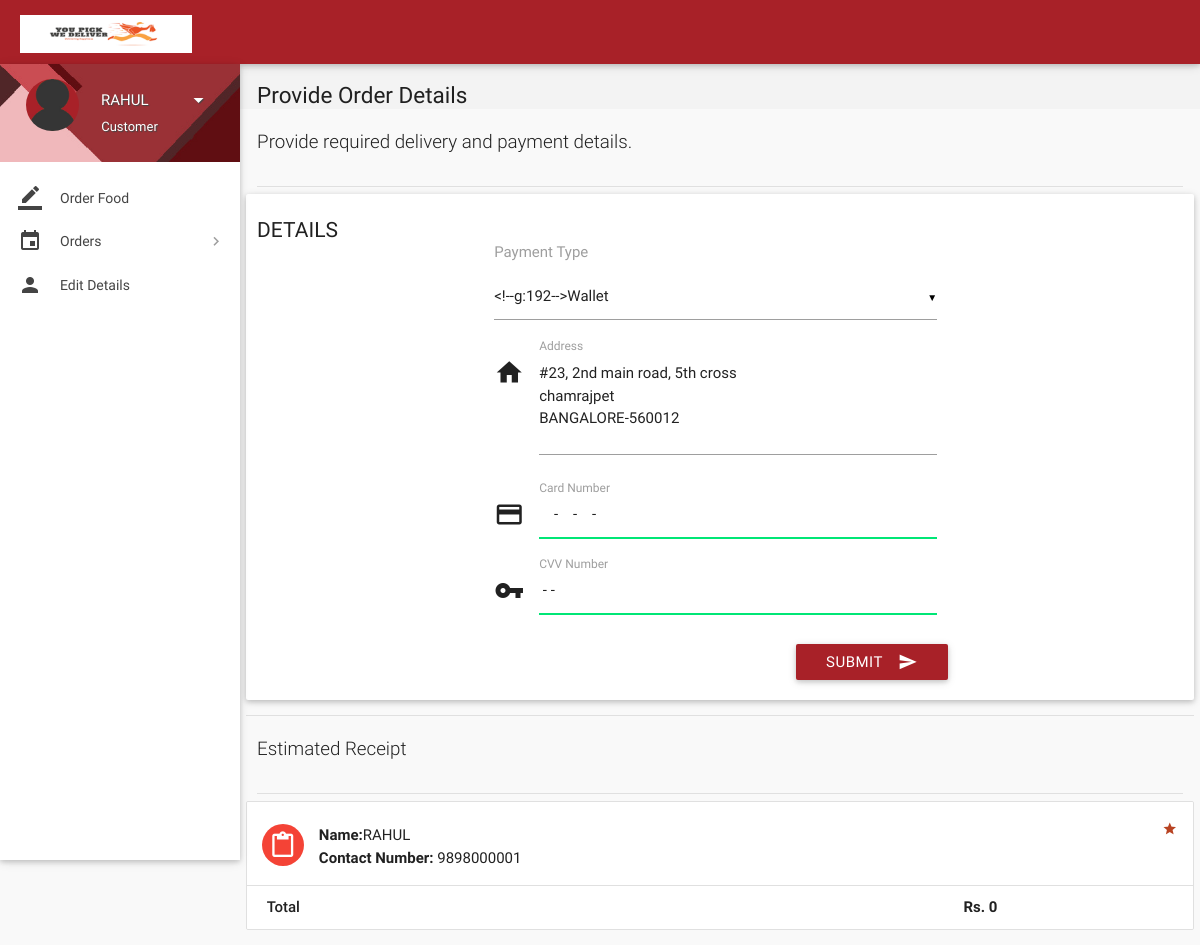
Page /place-order.php (signed in) on the committed database.
### tables this page shows
CREATE TABLE `users` (
  `id` int(11) NOT NULL,
  `role` varchar(15) NOT NULL DEFAULT 'Customer',
  `name` varchar(15) NOT NULL,
  `username` varchar(10) NOT NULL,
  `password` varchar(16) NOT NULL,
  `email` varchar(35) DEFAULT NULL,
  `address` varchar(300) DEFAULT NULL,
  `contact` bigint(11) NOT NULL,
  `verified` tinyint(1) NOT NULL DEFAULT 0,
  `deleted` tinyint(4) NOT NULL DEFAULT 0
);

### includes/wallet.php (called while the page is built, shortened)
<?php
$user_id=$_SESSION['user_id'];
?>

### includes/connect.php (called while the page is built, shortened)
<?php
$role = $_SESSION['role'];
?>

### place-order.php (the view, shortened to what this page needs)
<?php
include 'includes/connect.php';
include 'includes/wallet.php';
$total = 0;
	if($_SESSION['customer_sid']==session_id())
	{
$result = mysqli_query($con, "SELECT * FROM users where id = $user_id");
while($row = mysqli_fetch_array($result)){
$name = $row['name'];
$address = $row['address'];
$contact = $row['contact'];
}
		?>
<!DOCTYPE html>
<html lang="en">
<head>
  <link href="css/materialize.min.css" type="text/css" rel="stylesheet" media="screen,projection">
  <link href="css/style.min.css" type="text/css" rel="stylesheet" media="screen,projection">
  <link href="css/custom/custom.min.css" type="text/css" rel="stylesheet" media="screen,projection">
  <link href="js/plugins/perfect-scrollbar/perfect-scrollbar.css" type="text/css" rel="stylesheet" media="screen,projection">
</head>
<body>
  <header id="header" class="page-topbar">
        <div class="navbar-fixed">
            <nav class="navbar-color">
                <div class="nav-wrapper">
                    <ul class="left">
                      <li><h1 class="logo-wrapper"><a href="index.php" class="brand-logo darken-1"><img src="images/l.png" alt="logo"></a> <span class="logo-text">Logo</span></h1></li>
                    </ul>
                </div>
            </nav>
        </div>
  </header>
  <div id="main">
    <div class="wrapper">
      <aside id="left-sidebar-nav">
        <ul id="slide-out" class="side-nav fixed leftside-navigation">
            <li class="user-details cyan darken-2">
            <div class="row">
                <div class="col col s4 m4 l4">
                    <img src="images/avatar.jpg" alt="" class="circle responsive-img valign profile-image">
                </div>
                <div class="col col s8 m8 l8">
                    <a class="btn-flat dropdown-button waves-effect waves-light white-text profile-btn" href="#" data-activates="profile-dropdown"><?php echo $name;?> <i class="mdi-navigation-arrow-drop-down right"></i></a>
                    <p class="user-roal"><?php echo $role;?></p>
                </div>
            </div>
            </li>
            <li class="bold"><a href="index.php" class="waves-effect waves-cyan"><i class="mdi-editor-border-color"></i> Order Food</a>
            </li>
                <li class="no-padding">
                    <ul class="collapsible collapsible-accordion">
                        <li class="bold"><a class="collapsible-header waves-effect waves-cyan"><i class="mdi-editor-insert-invitation"></i> Orders</a>
                        </li>
                    </ul>
                </li>
            <li class="bold"><a href="details.php" class="waves-effect waves-cyan"><i class="mdi-social-person"></i> Edit Details</a>
            </li>
        </ul>
        </aside>
      <section id="content">
        <div id="breadcrumbs-wrapper">
          <div class="container">
            <div class="row">
              <div class="col s12 m12 l12">
                <h5 class="breadcrumbs-title">Provide Order Details</h5>
              </div>
            </div>
          </div>
        </div>
				<div class="container">
          <p class="caption">Provide required delivery and payment details.</p>
          <div class="divider"></div>
            <div class="row">
              <div class="col s12 m4 l3">
                <h4 class="header">Details</h4>
              </div>
<div>
                <div class="card-panel">
                  <div class="row">
                    <form class="formValidate col s12 m12 l6" id="formValidate" method="post" action="confirm-order.php" novalidate="novalidate">
                      <div class="row">
                        <div class="input-field col s12">
							<label for="payment_type">Payment Type</label><br><br>
                        </div>
                      </div>
                      <div class="row">
                        <div class="input-field col s12">
                          <i class="mdi-action-home prefix"></i>
							<textarea name="address" id="address" class="materialize-textarea validate" data-error=".errorTxt1"><?php echo $address;?></textarea>
							<label for="address" class="">Address</label>
                        </div>
                      </div>
                      <div class="row">
                        <div class="input-field col s12">
                          <i class="mdi-action-credit-card prefix"></i>
							<input name="cc_number" id="cc_number" type="text" data-error=".errorTxt2" required>
							<label for="cc_number" class="">Card Number</label>
                        </div>
                      </div>
                      <div class="row">
                        <div class="input-field col s12">
                          <i class="mdi-communication-vpn-key prefix"></i>
							<input name="cvv_number" id="cvv_number" type="text" data-error=".errorTxt3" required>
							<label for="cvv_number" class="">CVV Number</label>
                        </div>
                      </div>
                      <div class="row">
                        <div class="row">
                          <div class="input-field col s12">
                            <button class="btn cyan waves-effect waves-light right" type="submit" name="action">Submit
                              <i class="mdi-content-send right"></i>
                            </button>
                          </div>
                        </div>
                      </div>
                    </form>
                  </div>
                </div>
              </div>
            <div class="divider"></div>
          </div>
      </div>
        <div class="container">
          <p class="caption">Estimated Receipt</p>
          <div class="divider"></div>
<div id="work-collections" class="seaction">
<div class="row">
<div>
<ul id="issues-collection" class="collection">
<?php
    echo '<li class="collection-item avatar">
        <i class="mdi-content-content-paste red circle"></i>
        <p><strong>Name:</strong>'.$name.'</p>
		<p><strong>Contact Number:</strong> '.$contact.'</p>
        <a href="#" class="secondary-content"><i class="mdi-action-grade"></i></a>';
    echo '<li class="collection-item">
        <div class="row">
            <div class="col s7">
                <p class="collections-title"> Total</p>
            </div>
            <div class="col s2">
                <span>&nbsp;</span>
            </div>
            <div class="col s3">
                <span><strong>Rs. '.$total.'</strong></span>
            </div>
        </div>
    </li>';
?>
</ul>
                </div>
				</div>
                </div>
              </div>
            </div>
        </div>
</body>
</html>
<?php
	}
?>

### place-order.php (style rules this page uses)
.input-field label.active { width:100%; }

### rows in the picture
users: name "RAHUL", address "#23, 2nd main road, 5th cross chamrajpet BANGALORE-560012", contact "9898000001"

### other values in the picture
$role "Customer"
$total "0"
